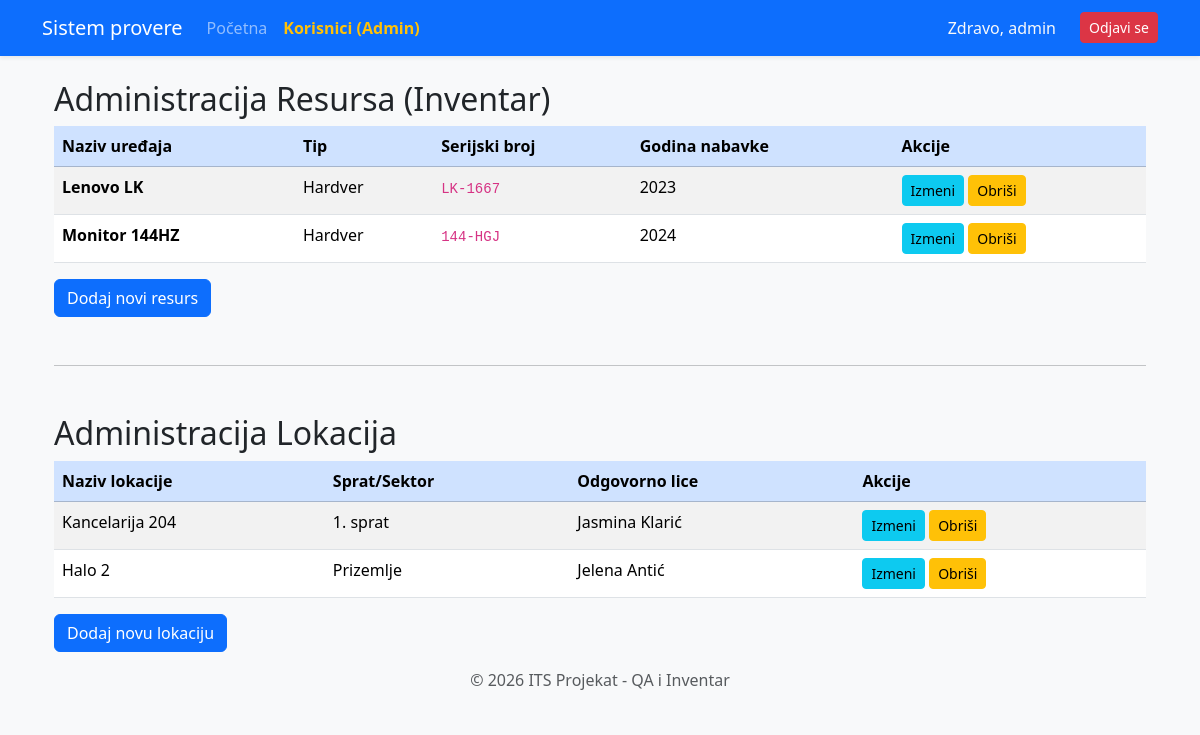
/administracija (signed in), run on the app's committed database.
### alchemy_classes.py (models this page shows)
class User(db.Model, UserMixin):
    __tablename__ = "user"
    id: Mapped[int] = mapped_column(Integer, primary_key=True)
    username: Mapped[str] = mapped_column(String(20), unique=True, nullable=False)
    password: Mapped[str] = mapped_column(String(100), nullable=False)
    ime_prezime: Mapped[str] = mapped_column(String(100), nullable=True)
    uloga: Mapped[str] = mapped_column(String(10), default="user")
    zaduzeni_statusi: Mapped[list["StatusResursa"]] = relationship("StatusResursa", back_populates="korisnik")

class Resurs(db.Model):
    __tablename__ = "resurs"
    id: Mapped[int] = mapped_column(Integer, primary_key=True)
    naziv: Mapped[str] = mapped_column(String(100), nullable=False)
    tip: Mapped[str] = mapped_column(String(50))
    serijski_broj: Mapped[str] = mapped_column(String(100), unique=True)
    godina_nabavke: Mapped[int] = mapped_column(Integer)
    statusi: Mapped[list["StatusResursa"]] = relationship("StatusResursa", back_populates="resurs")

class Lokacija(db.Model):
    __tablename__ = "lokacija"
    id: Mapped[int] = mapped_column(Integer, primary_key=True)
    naziv: Mapped[str] = mapped_column(String(100), nullable=False)
    sprat: Mapped[str] = mapped_column(String(50), nullable=True)
    odgovorno_lice: Mapped[str] = mapped_column(String(100))
    izvestaji: Mapped[list["StatusResursa"]] = relationship("StatusResursa", back_populates="lokacija")

### main.py (the view)
@app.route("/administracija", methods=["GET", "POST"])
@login_required
def admin_page():
    all_resources = db.session.execute(db.select(Resurs)).scalars().all()
    all_locations = db.session.execute(db.select(Lokacija)).scalars().all()
    return render_template("administracija.html", resursi=all_resources, lokacije=all_locations)

### main.py (called while the page is built)
@login_manager.user_loader
def load_user(user_id):
    return db.get_or_404(User, user_id)

### templates/administracija.html (shortened to what this page needs)
{% extends "base.html" %}
{% block content %}
{% from "bootstrap5/form.html" import render_form %}
<div class="jumbotron">
    <div class="container">
         <h2 class="mt-4">Administracija Resursa (Inventar)</h2>
        <table class="table table-striped table-hover">
            <thead>
            <tr class="table-primary">
                <th scope="col">Naziv uređaja</th>
                <th scope="col">Tip</th>
                <th scope="col">Serijski broj</th>
                <th scope="col">Godina nabavke</th>
                <th scope="col">Akcije</th>
            </tr>
            </thead>
            <tbody>
            {% for r in resursi %}
            <tr>
                <td><strong>{{r.naziv}}</strong></td>
                <td>{{r.tip}}</td>
                <td><code>{{r.serijski_broj or "/"}}</code></td>
                <td>{{r.godina_nabavke}}</td>
                 <td style="text-align: middle;">
                    <a class="btn btn-sm btn-info" href="{{ url_for('add_resource', id=r.id) }}">Izmeni</a>
                    <a class="btn btn-sm btn-warning" href="{{ url_for('delete_resource', id=r.id) }}">Obriši</a>
                </td>
            </tr>
            {% endfor %}
            </tbody>
        </table>
        <a class="btn btn-primary" href="{{ url_for('add_resource') }}">Dodaj novi resurs</a>
<hr class="my-5">
        <h2>Administracija Lokacija</h2>
        <table class="table table-striped table-hover">
            <thead>
            <tr class="table-primary">
                <th scope="col">Naziv lokacije</th>
                <th scope="col">Sprat/Sektor</th>
                <th scope="col">Odgovorno lice</th>
                <th scope="col">Akcije</th>
            </tr>
            </thead>
            <tbody>
            {% for l in lokacije %}
            <tr>
                <td>{{l.naziv}}</td>
                <td>{{l.sprat or "/"}}</td>
                <td>{{l.odgovorno_lice}}</td>
                <td style="text-align:middle;">
                    <a class="btn btn-sm btn-info" href="{{ url_for('add_location', id=l.id) }}">Izmeni</a>
                    <a class="btn btn-sm btn-warning" href="{{ url_for('delete_location', id=l.id) }}">Obriši</a>
                </td>
            </tr>
            {% endfor %}
            </tbody>
        </table>
        <a class="btn btn-primary" href="{{ url_for('add_location') }}">Dodaj novu lokaciju</a>
    </div>
</div>
{% endblock %}

### templates/base.html (shortened to what this page needs)
<!DOCTYPE html>
<html lang="sr">
<head>
    {{ bootstrap.load_css() }}
</head>
<body>
    <nav class="navbar navbar-expand-lg navbar-dark bg-primary shadow-sm">
        <div class="container">
            <a class="navbar-brand" href="{{ url_for('home') }}"> Sistem provere</a>
            <div class="collapse navbar-collapse" id="navbarNav">
                <ul class="navbar-nav me-auto">
                    <li class="nav-item">
                        <a class="nav-link" href="{{ url_for('home') }}">Početna</a>
                    </li>
                    {% if current_user.is_authenticated and current_user.uloga == 'admin' %}
                    <li class="nav-item">
                        <a class="nav-link fw-bold text-warning" href="{{ url_for('admin_panel') }}"> Korisnici (Admin)</a>
                    </li>
                    {% endif %}
                </ul>
                <ul class="navbar-nav ms-auto">
                    {% if current_user.is_authenticated %}
                        <li class="nav-item">
                            <span class="nav-link text-light">Zdravo, {{ current_user.username }}</span>
                        </li>
                        <li class="nav-item">
                            <a class="btn btn-danger btn-sm ms-lg-3 mt-1" href="{{ url_for('logout') }}">Odjavi se</a>
                        </li>
                    {% else %}
                        <li class="nav-item">
                            <a class="nav-link" href="{{ url_for('login') }}">Prijava</a>
                        </li>
                    {% endif %}
                </ul>
            </div>
        </div>
    </nav>
    <div class="container">
        {% block content %}{% endblock %}
    </div>
    <footer class="footer mt-auto py-3 bg-light text-center">
        <div class="container">
            <span class="text-muted">© 2026 ITS Projekat - QA i Inventar</span>
        </div>
    </footer>
</body>
</html>
</html>

### templates/base.html (style rules this page uses)
body { background-color: #f8f9fa; }
.navbar { margin-bottom: 20px; }
.footer { margin-top: 40px; padding: 20px; background: #eee; text-align: center; }

### data on the page
User: username "admin"
Resurs: naziv "Lenovo LK", tip "Hardver", serijski_broj "LK-1667", godina_nabavke "2023"
Resurs: naziv "Monitor 144HZ", tip "Hardver", serijski_broj "144-HGJ", godina_nabavke "2024"
Lokacija: naziv "Kancelarija 204", sprat "1. sprat", odgovorno_lice "Jasmina Klarić"
Lokacija: naziv "Halo 2", sprat "Prizemlje", odgovorno_lice "Jelena Antić"
